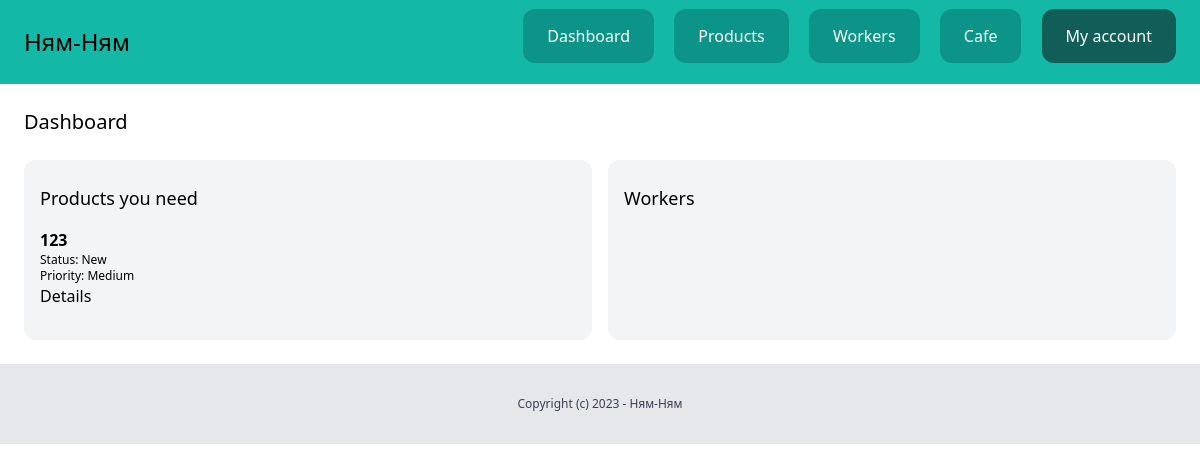
The app's page /dashboard/ (signed in), older data.
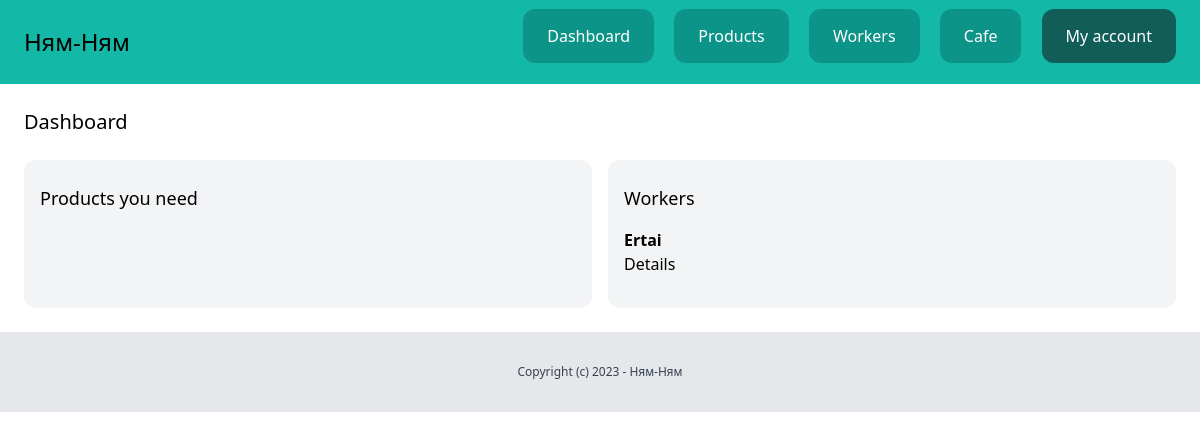
The same page, newer data.
### lead/models.py (models this page shows, shortened)
class Lead(models.Model):
    LOW = 'low'
    MEDIUM = 'medium'
    HIGH = 'high'
    CHOICES_PRIORITY = (
        (LOW, 'Low'),
        (MEDIUM, 'Medium'),
        (HIGH, 'High'),
    )
    NEW = 'new'
    CONTACTED = 'contacted'
    WON = 'won'
    LOST = 'lost'
    CHOICES_STATUS = (
        (NEW, 'New'),
        (CONTACTED, 'Contacted'),
        (WON, 'Won'),
        (LOST, 'Lost'),
    )
    team = models.ForeignKey(Team, related_name='leads', on_delete=models.CASCADE)
    name = models.CharField(max_length=255)
    email = models.EmailField()
    description = models.TextField(blank=True, null=True)
    priority = models.CharField(max_length=10, choices=CHOICES_PRIORITY, default=MEDIUM)
    status = models.CharField(max_length=10, choices=CHOICES_STATUS, default=NEW)
    converted_to_client = models.BooleanField(default=False)
    created_by = models.ForeignKey(User, related_name='leads', on_delete=models.CASCADE)
    created_at = models.DateTimeField(auto_now_add=True)
    modified_at = models.DateTimeField(auto_now=True)
    class Meta:
        ordering = ('name',)

### client/models.py (models this page shows, shortened)
class Client(models.Model):
    team = models.ForeignKey(Team, related_name='clients', on_delete=models.CASCADE)
    name = models.CharField(max_length=255)
    email = models.EmailField()
    worker_number = models.IntegerField(default=0)
    description = models.TextField(blank=True, null=True)
    created_by = models.ForeignKey(User, related_name='clients', on_delete=models.CASCADE)
    created_at = models.DateTimeField(auto_now_add=True)
    modified_at = models.DateTimeField(auto_now=True)
    class Meta:
        ordering = ('name',)

### dashboard/views.py (the view)
# urls.py: path('', views.dashboard, name='index'),
@login_required
def dashboard(request):
    team = request.user.userprofile.get_active_team()
    leads = Lead.objects.filter(team=team, converted_to_client=False).order_by('-created_at')[0:5]
    clients = Client.objects.filter(team=team).order_by('-created_at')[0:5]
    return render(request, 'dashboard/dashboard.html', {
        'leads': leads,
        'clients': clients,
    })

### team/context_processors.py (called while the page is built)
def active_team(request):
    if request.user.is_authenticated:
        active_team = request.user.userprofile.get_active_team()
        if not active_team:
            active_team = Team.objects.filter(created_by=request.user)[0]
    else:
        active_team = None
    return {'active_team': active_team}

### userprofile/models.py (called while the page is built)
    def get_active_team(self):
        if self.active_team:
            return self.active_team
        else:
            return Team.objects.filter(members__in=[self.user.id]).first()

### dashboard/templates/dashboard/dashboard.html (shortened to what this page needs)
{% extends 'core/base.html' %}
{% block content %}
<div class="py-6 px-6">
    <h1 class="mb-6 text-xl">Dashboard</h1>
    <div class="flex space-x-4">
        <div class="w-1/2 px-4 py-6 bg-gray-100 rounded-xl leads">
            <h2 class="mb-4 text-lg">Products you need</h2>
            {% for lead in leads %}
                <div class="mb-2 lead">
                    <h3 class="font-semibold">{{ lead.name }}</h3>
                    <p class="text-xs">Status: {{ lead.get_status_display }}</p>
                    <p class="text-xs">Priority: {{ lead.get_priority_display }}</p>
                    <a href="{% url 'leads:detail' lead.pk %}">Details</a>
                </div>
            {% endfor %}
        </div>
        <div class="w-1/2 px-4 py-6 bg-gray-100 rounded-xl clients">
            <h2 class="mb-4 text-lg">Workers</h2>
            {% for client in clients %}
                <div class="mb-2 client">
                    <h3 class="font-semibold">{{ client.name }}</h3>
                    <a href="{% url 'clients:detail' client.pk %}">Details</a>
                </div>
            {% endfor %}
        </div>
    </div>
</div>
{% endblock %}

### core/templates/core/base.html (shortened to what this page needs)
{% load static %}
<!doctype html>
<html>
    <head>
        <link rel="stylesheet" href="{% static 'main.min.css' %}">
    </head>
    <body>
        {% include 'core/partials/nav.html' %}
        {% block content %}
        {% endblock %}
        {% include 'core/partials/footer.html' %}
    </body>
</html>

### core/templates/core/partials/nav.html
<nav class="py-6 px-6 flex justify-between bg-teal-500">
    <h1 style="font-size: 24px;">Ням-Ням</h1>
    <div class="space-x-4">
        {% if request.user.is_authenticated %}
            <a href="{% url 'dashboard:index' %}" class="py-4 px-6 bg-teal-600 rounded-xl text-white">Dashboard</a>
            <a href="{% url 'leads:list' %}" class="py-4 px-6 bg-teal-600 rounded-xl text-white">Products</a>
            <a href="{% url 'clients:list' %}" class="py-4 px-6 bg-teal-600 rounded-xl text-white">Workers</a>
            <a href="{% url 'cafe:index' %}" class="py-4 px-6 bg-teal-600 rounded-xl text-white">Cafe</a>
            <a href="{% url 'userprofile:myaccount' %}" class="py-4 px-6 bg-teal-800 rounded-xl text-white">My account</a>
        {% else %}
            <a href="{% url 'cafe:index' %}" class="py-4 px-6 bg-teal-600 rounded-xl text-white">Cafe</a>
            <a href="{% url 'login' %}" class="py-4 px-6 bg-teal-600 rounded-xl text-white">Log in</a>
            <a href="{% url 'userprofile:signup' %}" class="py-4 px-6 bg-teal-300 rounded-xl text-white">Sign up</a>
        {% endif %}
    </div>
</nav>

### core/templates/core/partials/footer.html
<footer class="py-8 text-center bg-gray-200">
    <p class="text-xs text-gray-700">Copyright (c) 2023 - Ням-Ням</p>
</footer>

Row changes from the older to the newer data that the page shows:
removed Lead: name "123", status "New", priority "Medium"
added Client: name "Ertai"
